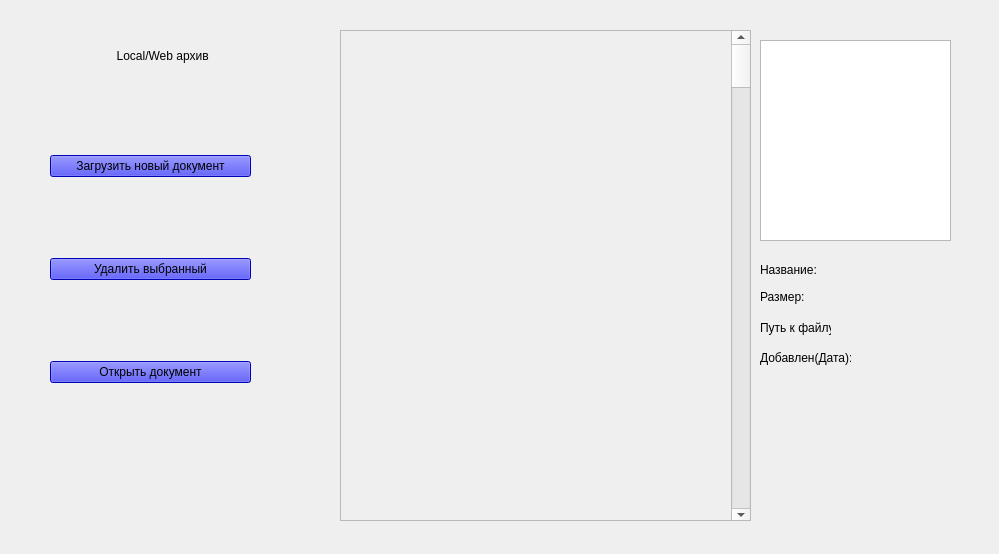
<?xml version="1.0" encoding="UTF-8"?>
<ui version="4.0">
 <class>MainWindow</class>
 <widget class="QMainWindow" name="MainWindow">
  <property name="geometry">
   <rect>
    <x>0</x>
    <y>0</y>
    <width>999</width>
    <height>554</height>
   </rect>
  </property>
  <property name="windowTitle">
   <string>MainWindow</string>
  </property>
  <property name="styleSheet">
   <string notr="true">background: qlineargradient(x1:0, y1:0, x2:1, y2:1,
                            stop:0 #614385, stop:1 #516395);</string>
  </property>
  <widget class="QWidget" name="centralwidget">
   <widget class="QScrollArea" name="scrollArea">
    <property name="geometry">
     <rect>
      <x>340</x>
      <y>30</y>
      <width>411</width>
      <height>491</height>
     </rect>
    </property>
    <property name="widgetResizable">
     <bool>true</bool>
    </property>
    <widget class="QWidget" name="scrollAreaWidgetContents">
     <property name="geometry">
      <rect>
       <x>0</x>
       <y>0</y>
       <width>409</width>
       <height>489</height>
      </rect>
     </property>
     <widget class="QScrollBar" name="verticalScrollBar">
      <property name="geometry">
       <rect>
        <x>390</x>
        <y>0</y>
        <width>20</width>
        <height>491</height>
       </rect>
      </property>
      <property name="orientation">
       <enum>Qt::Orientation::Vertical</enum>
      </property>
     </widget>
    </widget>
   </widget>
   <widget class="QLabel" name="label">
    <property name="geometry">
     <rect>
      <x>60</x>
      <y>40</y>
      <width>171</width>
      <height>31</height>
     </rect>
    </property>
    <property name="styleSheet">
     <string notr="true">QLabel{
alternate-background-color: rgba(255, 255, 0, 0,3)
}</string>
    </property>
    <property name="text">
     <string>                 Local/Web архив</string>
    </property>
   </widget>
   <widget class="QListView" name="Preview_doc">
    <property name="geometry">
     <rect>
      <x>760</x>
      <y>40</y>
      <width>191</width>
      <height>201</height>
     </rect>
    </property>
   </widget>
   <widget class="QLabel" name="label_2">
    <property name="geometry">
     <rect>
      <x>760</x>
      <y>260</y>
      <width>61</width>
      <height>20</height>
     </rect>
    </property>
    <property name="text">
     <string>Название:</string>
    </property>
   </widget>
   <widget class="QLabel" name="label_3">
    <property name="geometry">
     <rect>
      <x>760</x>
      <y>290</y>
      <width>45</width>
      <height>14</height>
     </rect>
    </property>
    <property name="text">
     <string>Размер:</string>
    </property>
   </widget>
   <widget class="QLabel" name="label_4">
    <property name="geometry">
     <rect>
      <x>760</x>
      <y>320</y>
      <width>71</width>
      <height>16</height>
     </rect>
    </property>
    <property name="text">
     <string>Путь к файлу:</string>
    </property>
   </widget>
   <widget class="QLabel" name="label_5">
    <property name="geometry">
     <rect>
      <x>760</x>
      <y>350</y>
      <width>91</width>
      <height>16</height>
     </rect>
    </property>
    <property name="text">
     <string>Добавлен(Дата):</string>
    </property>
   </widget>
   <widget class="QWidget" name="layoutWidget">
    <property name="geometry">
     <rect>
      <x>50</x>
      <y>80</y>
      <width>201</width>
      <height>381</height>
     </rect>
    </property>
    <layout class="QVBoxLayout" name="verticalLayout">
     <item>
      <widget class="QPushButton" name="pushButton_2">
       <property name="styleSheet">
        <string notr="true">QPushButton{
background-color: blue
}</string>
       </property>
       <property name="text">
        <string>Загрузить новый документ</string>
       </property>
      </widget>
     </item>
     <item>
      <widget class="QPushButton" name="pushButton">
       <property name="styleSheet">
        <string notr="true">QPushButton{
background-color: blue
}</string>
       </property>
       <property name="text">
        <string>Удалить выбранный</string>
       </property>
      </widget>
     </item>
     <item>
      <widget class="QPushButton" name="pushButton_3">
       <property name="styleSheet">
        <string notr="true">QPushButton{
background-color: blue
}</string>
       </property>
       <property name="text">
        <string>Открыть документ</string>
       </property>
      </widget>
     </item>
    </layout>
   </widget>
  </widget>
 </widget>
 <resources/>
 <connections/>
</ui>
